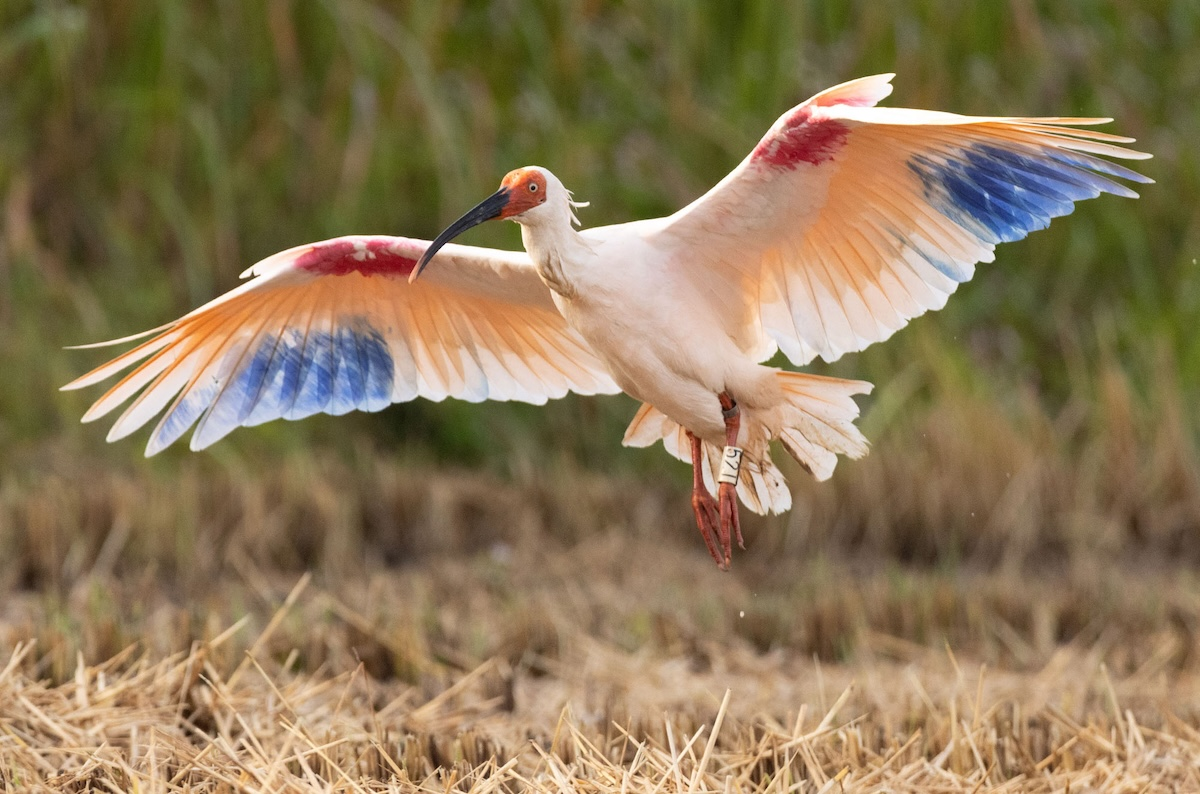
#> input picture image_1.jpg, 1200 x 794 px
$ jupyter execute --allow-errors Untitled1.ipynb
#> lines starting #> are read from the running program, lines starting #| are printed output that depends on the picture
[cell 1]
import cv2
import numpy as np
import matplotlib.pyplot as plt

[cell 2]
input_img = cv2.imread("image_1.jpg")
#> input_img is the input picture: shape (794, 1200, 3); mean B, G, R 87.4, 119.9, 139.8

input_rgb = cv2.cvtColor(input_img, cv2.COLOR_BGR2RGB)

plt.imshow(input_rgb)
plt.axis('off')
plt.imshow(input_img)
plt.title("Original Image")
plt.show()
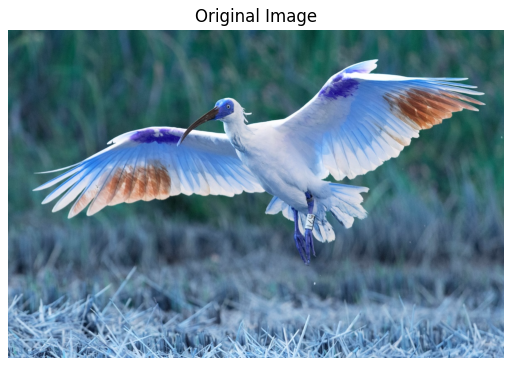
#> figure drawn by matplotlib, 1 panel; B, G, R data is drawn as R, G, B

[cell 3]
input_img.shape
#> Out = (794, 1200, 3)

[cell 4]
M = np.float32([[1, 0, 50],   # Move 20 pixels right
                [0, 1, 50]])  # Move 50 pixels down
#> (the rest of this cell did not finish here and is left out)

[cell 5]
plt.axis('off')
#> (the rest of this cell did not finish here and is left out)

[cell 6]
# Perform scaling
scaled_img = cv2.resize(input_img, None, fx=1.5, fy=2.0, interpolation=cv2.INTER_LINEAR)
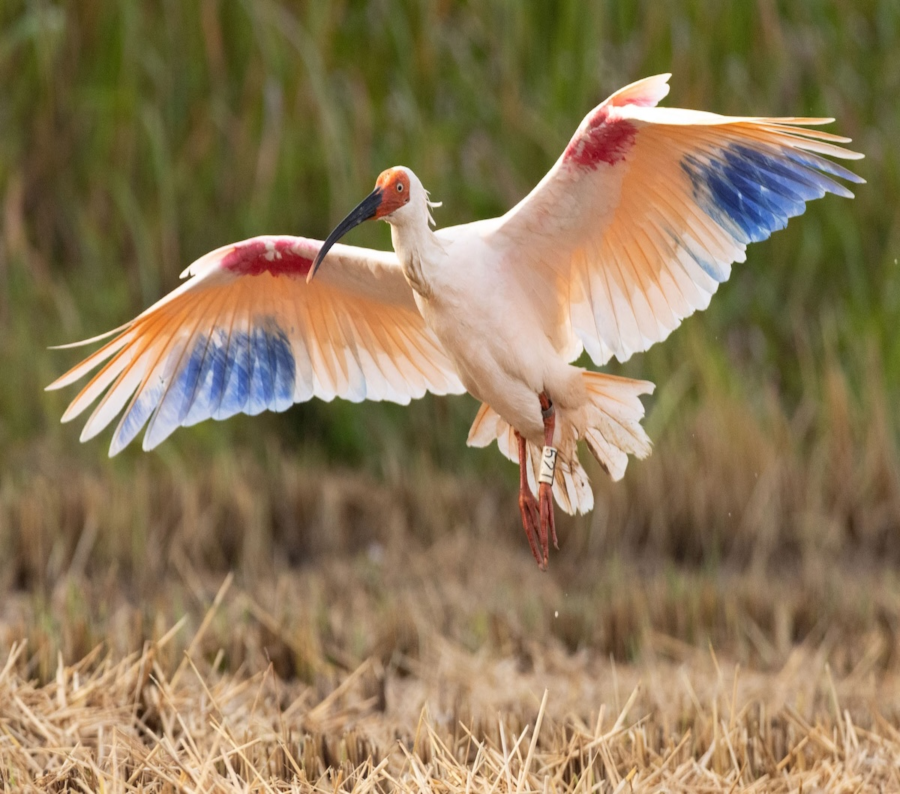
#> scaled_img: shape (1588, 1800, 3) (shown at 1/2 size); mean B, G, R 87.3, 119.9, 139.7

[cell 7]
# Show the scaled image
plt.axis('off')
plt.imshow(scaled_img)
plt.title("Scaled Image")
plt.show()

[cell 8]
# Shearing in X-axis
M_x = np.float32([[1, 0.5, 0],[0, 1,   0]])
# Apply shearing
#> (the rest of this cell did not finish here and is left out)

[cell 9]
plt.axis('off')
plt.title("Sheared X-axis")
#> (the rest of this cell did not finish here and is left out)

[cell 10]
# Flip images
reflected_img_xaxis = cv2.flip(input_img, 0)   # Vertical reflection (X-axis)
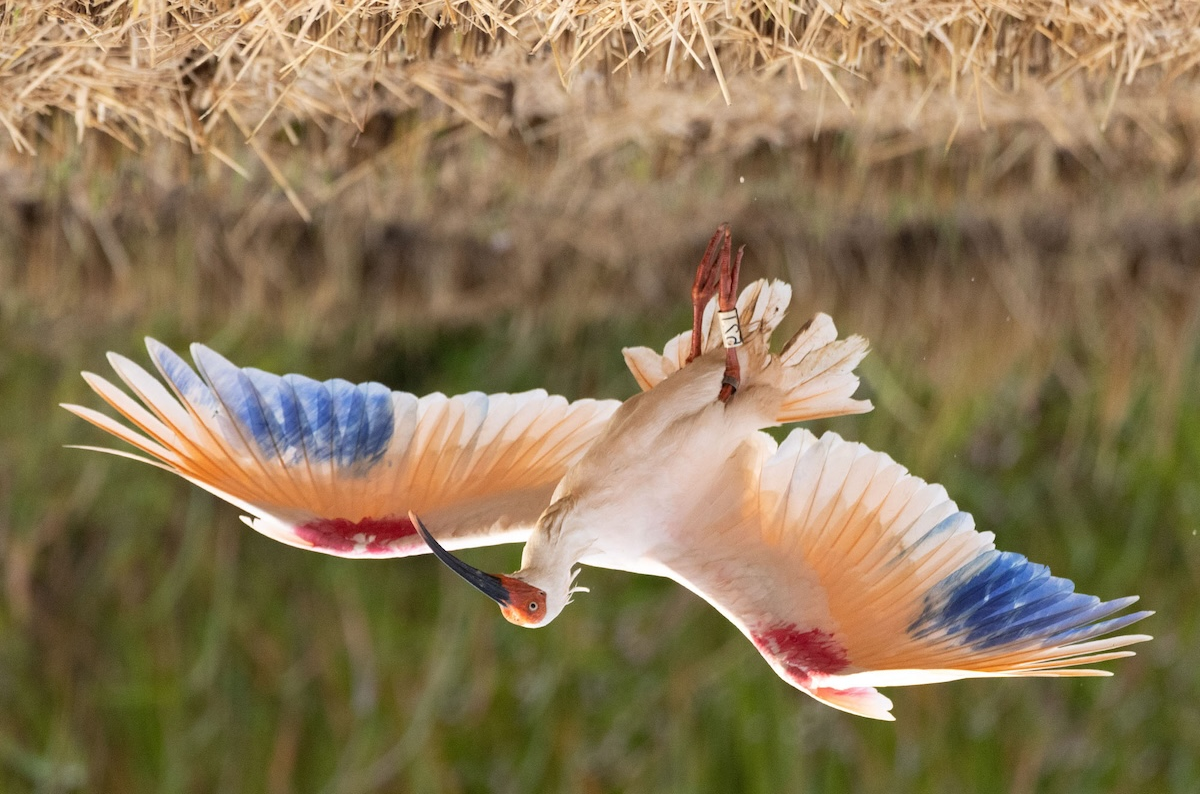
#> reflected_img_xaxis: shape (794, 1200, 3); mean B, G, R 87.4, 119.9, 139.8

[cell 11]
plt.axis("off")
plt.title("Reflected (X-axis)")
plt.imshow(reflected_img_xaxis)

[cell 12]
rows, cols = input_img.shape[:2]
#> rows = 794; cols = 1200
# Define rotation center and angle
center = (cols // 2, rows // 2)
#> center = (600, 397)
angle = 45  # in degrees
scale = 1.0
# Get rotation matrix
M = cv2.getRotationMatrix2D(center, angle, scale)
# Apply rotation
rotated_img = cv2.warpAffine(input_img, M, (cols, rows))
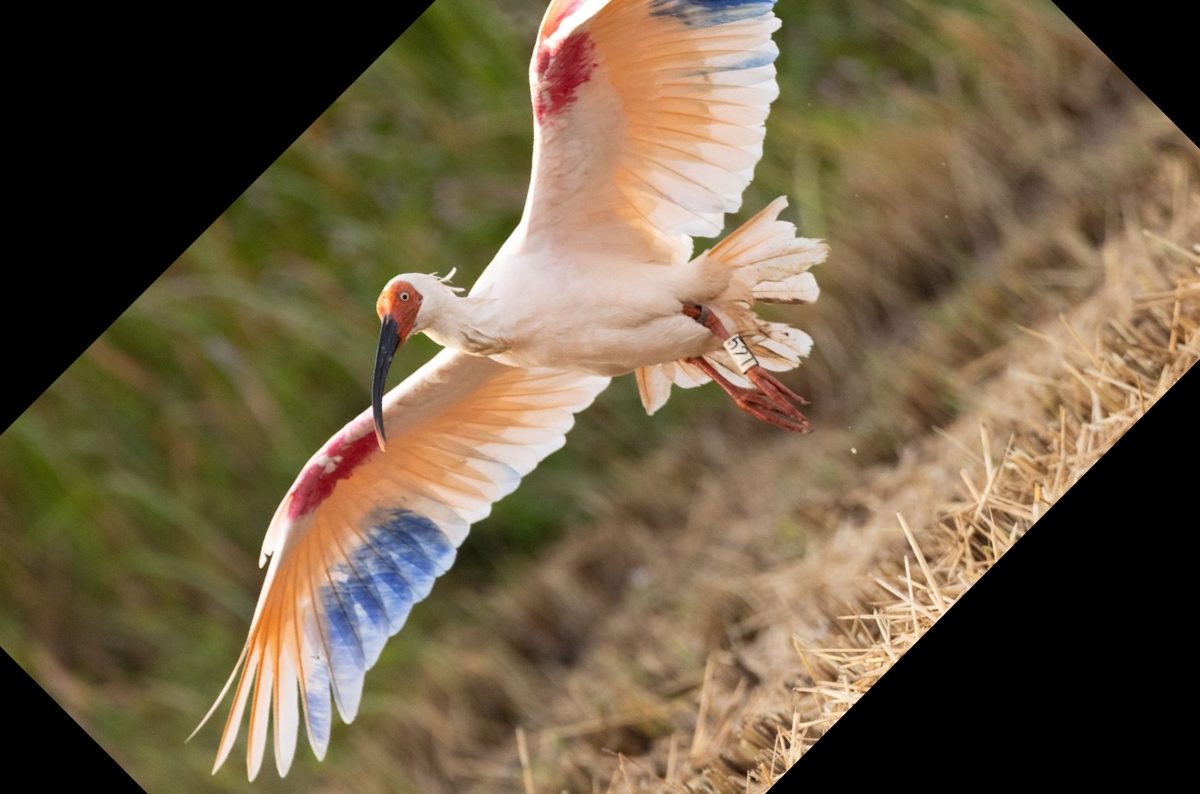
#> rotated_img: shape (794, 1200, 3); mean B, G, R 68.8, 93.5, 109.8

[cell 13]
plt.axis('off')
plt.title("Rotated Image (45°)")
plt.imshow(rotated_img)
plt.show()

[cell 14]
# Step 7: Image Cropping
x, y, w, h = 400, 100, 1000, 500  # Define the top-left corner (x, y) and the width (w) and height (h) of the crop
# Cropping the image from coordinates (x, y) to (x+w, y+h)
cropped_image = input_img[y:y+h, x:x+w]
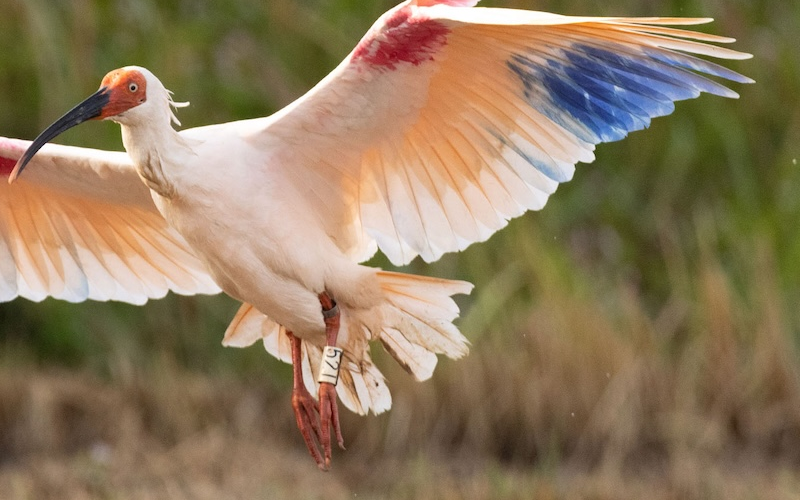
#> cropped_image: shape (500, 800, 3); mean B, G, R 93.7, 122.5, 143
# The crop is performed by slicing the image array in the y and x directions

[cell 15]
plt.imshow(cv2.cvtColor(cropped_image, cv2.COLOR_BGR2RGB))  # Display the cropped image
plt.title("Cropped Image")  # Set title
plt.axis('off')

$ run again, with image-1.png saved as image_1.jpg
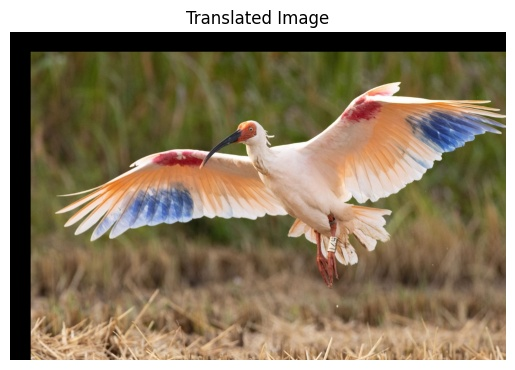
#> input picture image-1.png, 515 x 370 px
#> input_img is the input picture: shape (370, 515, 3); mean B, G, R 102.5, 127, 141.6
#> `rotated_img = cv2.warpAffine(input_img, M, (cols, rows))`:
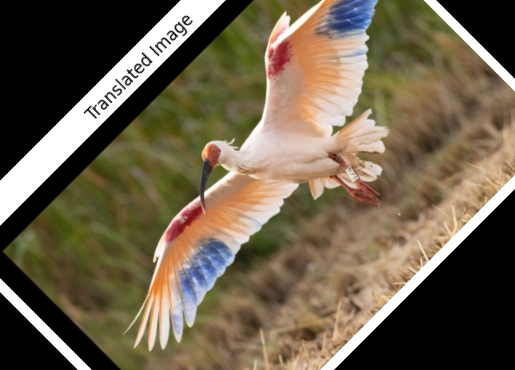
#> rotated_img: shape (370, 515, 3); mean B, G, R 75.7, 96.7, 109.4
#> `cropped_image = input_img[y:y+h, x:x+w]`:
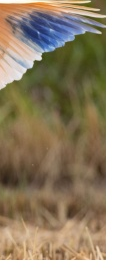
#> cropped_image: shape (270, 115, 3); mean B, G, R 106.3, 131.3, 146.2

$ run again, with image-2.png saved as image_1.jpg
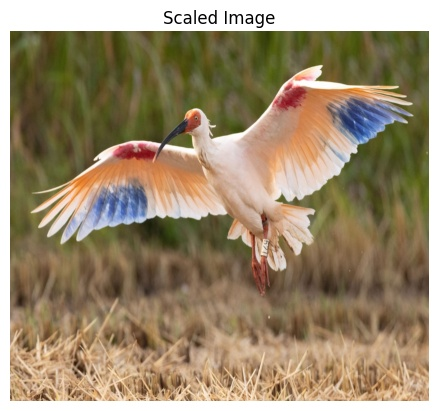
#> input picture image-2.png, 438 x 411 px
#> input_img is the input picture: shape (411, 438, 3); mean B, G, R 109.4, 137.5, 154.6
#> `rotated_img = cv2.warpAffine(input_img, M, (cols, rows))`:
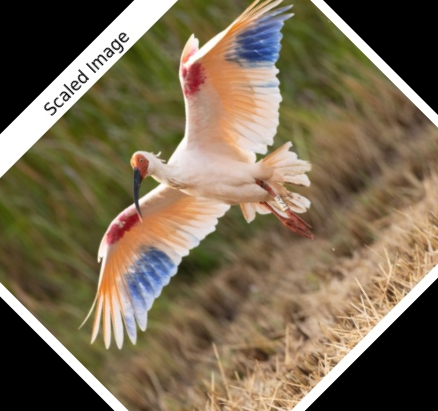
#> rotated_img: shape (411, 438, 3); mean B, G, R 82.6, 106.8, 121.7
#> `cropped_image = input_img[y:y+h, x:x+w]`:
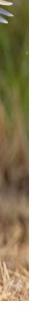
#> cropped_image: shape (311, 38, 3); mean B, G, R 120, 148.2, 159.7

$ run again, with image-3.png saved as image_1.jpg
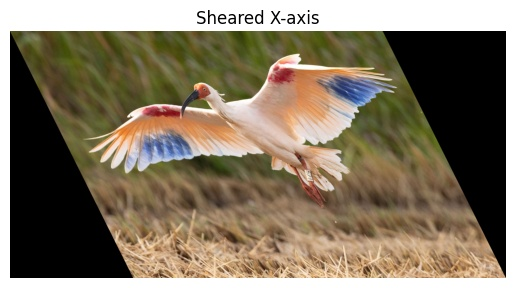
#> input picture image-3.png, 515 x 288 px
#> input_img is the input picture: shape (288, 515, 3); mean B, G, R 97.6, 117.8, 130.1
#> `rotated_img = cv2.warpAffine(input_img, M, (cols, rows))`:
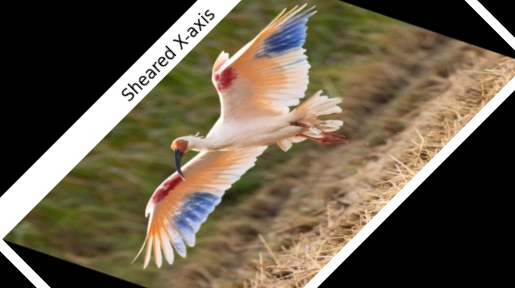
#> rotated_img: shape (288, 515, 3); mean B, G, R 74.2, 93.3, 105
#> `cropped_image = input_img[y:y+h, x:x+w]`:
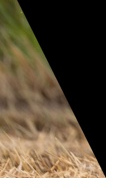
#> cropped_image: shape (188, 115, 3); mean B, G, R 75.8, 93.3, 105.3
